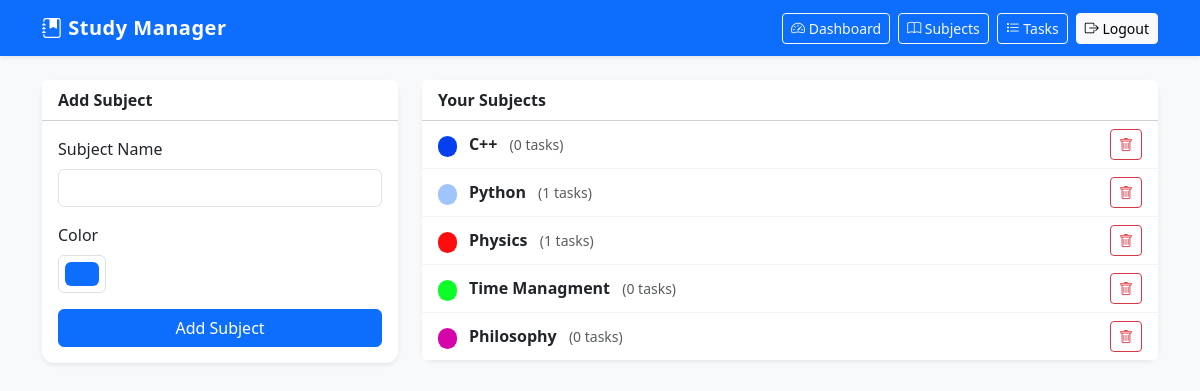
/subjects (signed in), run on the app's committed database.
### models.py (models this page shows)
class Subject(db.Model):
    id = db.Column(db.Integer, primary_key=True)
    name = db.Column(db.String(100), nullable=False)
    color = db.Column(db.String(20), default="#0d6efd")
    user_id = db.Column(db.Integer, db.ForeignKey('user.id'), nullable=False)
    tasks = db.relationship('Task', backref='subject', lazy=True, cascade="all, delete-orphan")

### app.py (the view, shortened to what this page needs)
@app.route('/subjects', methods=['GET', 'POST'])
@login_required
def subjects():
    user = current_user()
    user_subjects = Subject.query.filter_by(user_id=user.id).all()
    return render_template('subjects.html', subjects=user_subjects)

### app.py (called while the page is built)
def login_required(f):
    @wraps(f)
    def wrapper(*args, **kwargs):
        if 'user_id' not in session:
            flash('Please log in first.', 'warning')
            return redirect(url_for('login'))
        return f(*args, **kwargs)
    return wrapper

def current_user():
    return User.query.get(session['user_id'])

### templates/subjects.html (shortened to what this page needs)
{% extends 'base.html' %}
{% block content %}
<div class="row">
    <div class="col-md-4">
        <div class="card shadow-sm">
            <div class="card-header bg-white"><strong>Add Subject</strong></div>
            <div class="card-body">
                <form method="POST">
                    <div class="mb-3">
                        <label class="form-label">Subject Name</label>
                        <input type="text" name="name" class="form-control" required>
                    </div>
                    <div class="mb-3">
                        <label class="form-label">Color</label>
                        <input type="color" name="color" class="form-control form-control-color" value="#0d6efd">
                    </div>
                    <button class="btn btn-primary w-100">Add Subject</button>
                </form>
            </div>
        </div>
    </div>
    <div class="col-md-8">
        <div class="card shadow-sm">
            <div class="card-header bg-white"><strong>Your Subjects</strong></div>
            <ul class="list-group list-group-flush">
                {% for s in subjects %}
                <li class="list-group-item d-flex justify-content-between align-items-center">
                    <div>
                        <span class="badge rounded-pill me-2" style="background: {{ s.color }}">&nbsp;</span>
                        <strong>{{ s.name }}</strong>
                        <small class="text-muted ms-2">({{ s.tasks|length }} tasks)</small>
                    </div>
                    <form method="POST" action="{{ url_for('delete_subject', subject_id=s.id) }}"
                          onsubmit="return confirm('Delete subject and all its tasks?')">
                        <button class="btn btn-sm btn-outline-danger"><i class="bi bi-trash"></i></button>
                    </form>
                </li>
                {% else %}
                <li class="list-group-item text-muted text-center">No subjects yet. Add one!</li>
                {% endfor %}
            </ul>
        </div>
    </div>
</div>
{% endblock %}

### templates/base.html (shortened to what this page needs)
<!DOCTYPE html>
<html lang="en">
<head>
    <link href="https://cdn.jsdelivr.net/npm/bootstrap@5.3.2/dist/css/bootstrap.min.css" rel="stylesheet">
    <link href="https://cdn.jsdelivr.net/npm/bootstrap-icons@1.11.1/font/bootstrap-icons.css" rel="stylesheet">
    <link rel="stylesheet" href="{{ url_for('static', filename='style.css') }}">
</head>
<body class="bg-light">
<nav class="navbar navbar-expand-lg navbar-dark bg-primary shadow-sm">
    <div class="container">
        <a class="navbar-brand fw-bold" href="{{ url_for('dashboard') }}">
            <i class="bi bi-journal-bookmark-fill"></i> Study Manager
        </a>
        {% if session.user_id %}
        <div class="ms-auto d-flex gap-2">
            <a class="btn btn-outline-light btn-sm" href="{{ url_for('dashboard') }}"><i class="bi bi-speedometer2"></i> Dashboard</a>
            <a class="btn btn-outline-light btn-sm" href="{{ url_for('subjects') }}"><i class="bi bi-book"></i> Subjects</a>
            <a class="btn btn-outline-light btn-sm" href="{{ url_for('tasks') }}"><i class="bi bi-list-task"></i> Tasks</a>
            <a class="btn btn-light btn-sm" href="{{ url_for('logout') }}"><i class="bi bi-box-arrow-right"></i> Logout</a>
        </div>
        {% endif %}
    </div>
</nav>
<div class="container mt-4 mb-5">
    {% block content %}{% endblock %}
</div>
</body>
</html>

### static/style.css (style rules this page uses)
body { font-family: system-ui, -apple-system, "Segoe UI", Roboto, sans-serif; }
.card { border: none; border-radius: 0.75rem; }
.navbar-brand { letter-spacing: 0.5px; }
.list-group-item { border-color: #f1f3f5; }

### data on the page
Subject: name "C++", tasks|length "0"
Subject: name "Python", tasks|length "1"
Subject: name "Physics", tasks|length "1"
Subject: name "Time Managment", tasks|length "0"
Subject: name "Philosophy", tasks|length "0"
